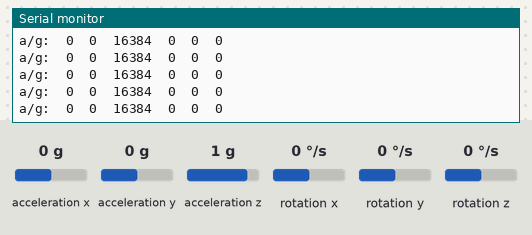
Bench run of a sketch on a simulated Arduino Uno, built with avr-gcc and run on an emulated ATmega328P. Parts: the last lines printed to the serial monitor. The inputs (shaded band) are chosen by the test bench; at power-on: acceleration x 0 g, acceleration y 0 g, acceleration z 1 g, rotation x 0 °/s, rotation y 0 °/s, rotation z 0 °/s.

Above: at 1.2 s.
1.3 s: acceleration x set to -1.4 g
At 1.37 s:
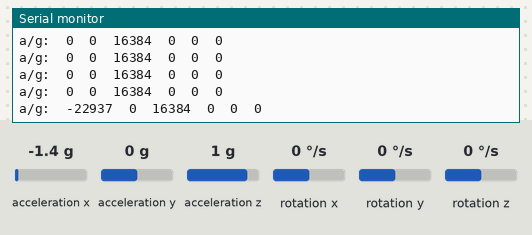
2.8 s: acceleration y set to -1.4 g
At 2.84 s:
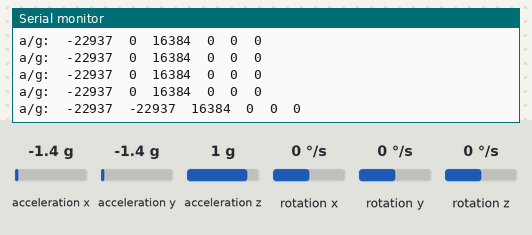
4.3 s: acceleration z set to -1.4 g
At 4.31 s:
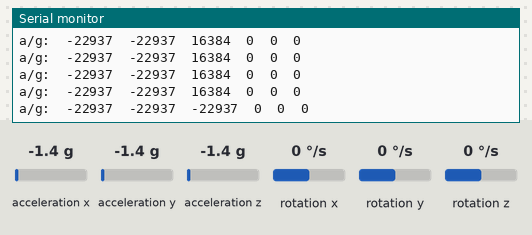
5.8 s: rotation x set to -192 °/s
At 5.88 s:
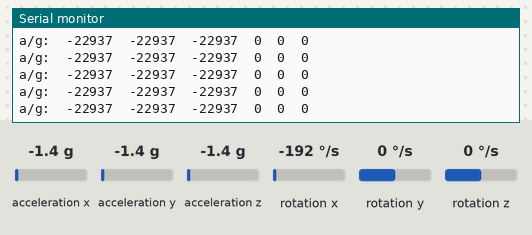
7.3 s: acceleration x set to 0 g
At 7.36 s:
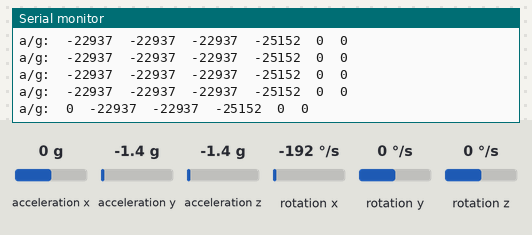

Measured:
- after the input at 1.3 s, the serial monitor: prints a new line after 0.07 s (image 1)
- after the input at 2.8 s, the serial monitor: prints a new line at once (image 2)
- after the input at 4.3 s, the serial monitor: prints a new line at once (image 3)
- after the input at 7.3 s, the serial monitor: prints a new line after 0.06 s (image 5)

The sketch:

gather_data.ino
```cpp
#include <Wire.h>
#include <MPU6050.h>

MPU6050 mpu;

void setup() {
  // Initialize communication with the MPU-6050
  Wire.begin();
  Serial.begin(115200);

  // Initialize the device
  Serial.println("Initializing MPU6050...");
  mpu.initialize();
  if (!mpu.testConnection()) {
    Serial.println("MPU6050 connection failed. Please check your connection with the sensor.");
    while (1);
  } else {
    Serial.println("MPU6050 connection successful.");
  }
}

void loop() {
  // Read raw values: accel (x, y, z), temperature, gyro (x, y, z)
  int16_t ax, ay, az;
  int16_t gx, gy, gz;
  mpu.getMotion6(&ax, &ay, &az, &gx, &gy, &gz);

  // Print raw sensor data
  Serial.print("a/g:\t");
  Serial.print(ax); Serial.print("\t");
  Serial.print(ay); Serial.print("\t");
  Serial.print(az); Serial.print("\t");
  Serial.print(gx); Serial.print("\t");
  Serial.print(gy); Serial.print("\t");
  Serial.println(gz);

  delay(100); // Delay a short while before reading again
}
```
